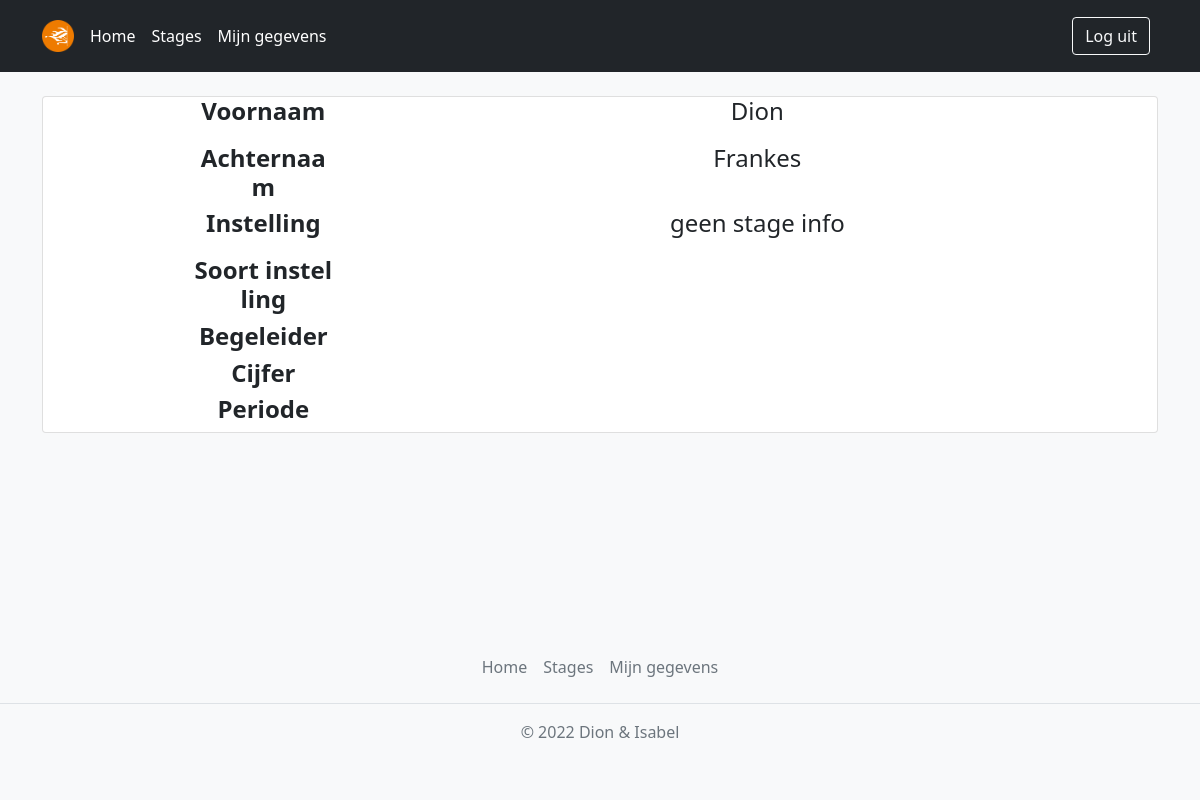
Page /stageGegevens (signed in) on the earlier database version.
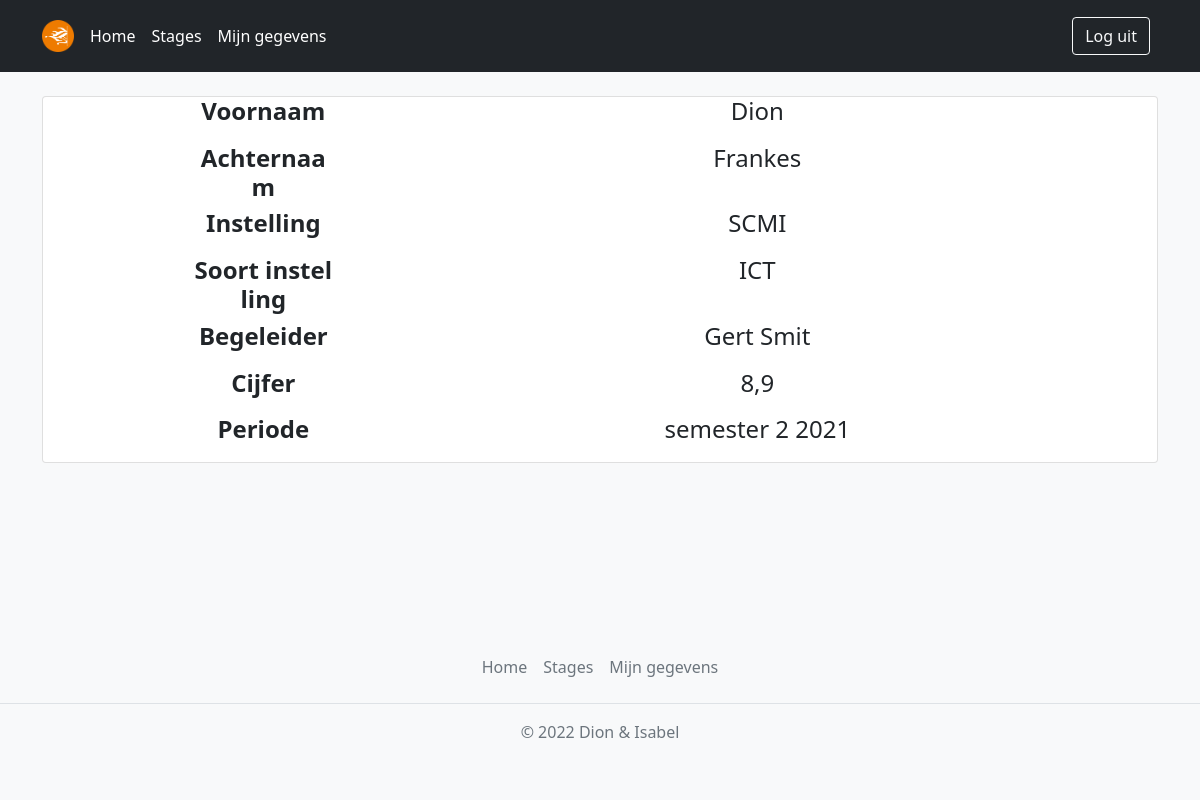
Same page on the later database version.
### tables this page shows
CREATE TABLE "instelling" (
	"ID"	INTEGER NOT NULL UNIQUE,
	"instellingNaam"	TEXT NOT NULL UNIQUE,
	"instellingType"	TEXT NOT NULL CHECK("instellingType" = "ICT" OR "instellingType" = "Marketing"),
	PRIMARY KEY("ID" AUTOINCREMENT)
);

CREATE TABLE "begleider" (
	"ID"	INTEGER NOT NULL UNIQUE,
	"voornaam"	TEXT NOT NULL,
	"achternaam"	TEXT NOT NULL,
	"password"	TEXT NOT NULL,
	PRIMARY KEY("ID" AUTOINCREMENT)
);

CREATE TABLE "stage" (
	"id"	INTEGER NOT NULL UNIQUE,
	"student_ID"	INTEGER NOT NULL,
	"instelling_ID"	INTEGER NOT NULL,
	"begleider_ID"	INTEGER NOT NULL,
	"cijfer"	NUMERIC NOT NULL CHECK("cijfer" >= 0 OR "cijfer" <= 10),
	"periode"	TEXT NOT NULL,
	FOREIGN KEY("instelling_ID") REFERENCES "instelling"("ID"),
	FOREIGN KEY("begleider_ID") REFERENCES "begleider"("ID"),
	FOREIGN KEY("student_ID") REFERENCES "student"("student_ID"),
	PRIMARY KEY("id" AUTOINCREMENT)
);

### app.py (the view)
@app.route('/stageGegevens')
def stage_gegevens():
    if 'voornaam' in session:
        loggedIn=True
        loggedInUser=session['voornaam']
    else:
        loggedIn=False
        loggedInUser="niet ingelogd"
    if session['begleider']:
        begleider = True
    else:
        begleider = False
    if loggedIn and begleider != True:
        student_ID = session['student_ID'][0][0]
        stageGegevens = do_database(f"SELECT ins.instellingNaam, ins.instellingType, beg.voornaam, beg.achternaam, st.cijfer, st.periode FROM stage AS st JOIN instelling AS ins ON st.instelling_ID = ins.ID JOIN begleider AS beg ON st.begleider_ID = beg.ID WHERE student_ID = '{student_ID}'")
        for i in range(0, len(stageGegevens)):
            for j in range(0, len(stageGegevens[i])):
                if stageGegevens[i][j] == " " or stageGegevens[i][j] == "" or stageGegevens[i][j] == "NULL":
                    y = list(stageGegevens[i])
                    y[j] = "geen info"
                    stageGegevens[i] = tuple(y)
        if stageGegevens == []:
            stageGegevens = [('geen stage info', '')]
        return render_template('stageGegevens.html', loggedInUser=loggedInUser, loggedIn=loggedIn, stageGegevens=stageGegevens)
    elif begleider:
        stageGegevens = [('geen stage info voor een begleider', '')]
        return render_template('stageGegevens.html', loggedInUser=loggedInUser, loggedIn=loggedIn, stageGegevens=stageGegevens)
        pass
    elif loggedIn!=True:
        return render_template('nietIngelogd.html')

### database.py (called while the page is built)
def do_database(query):
    try:
        connection = sqlite3.connect('database.db')
        cursor = connection.cursor()
        cursor.execute(query)
        connection.commit()
        results = cursor.fetchall()
        return results
    except:
        return []
    finally:
        cursor.close()
        connection.close()

### templates/stageGegevens.html (shortened to what this page needs)
{% extends "base.html" %}
{% block content %}
<br>
<div style="display:block; padding-bottom: 8px;">
    <div class="card card-wide">
        <div class="card-block  cf cf-both">
            <div class="row">
                <div class="col-xs-12">
                    <div class="profile-details" style="padding-left: 150px">
                        <div class="row cf cf-right">
                            <div class="col-sm-2 profile-label"><strong><h4>Voornaam</strong></h4></div>
                            <div class="col-sm-10" style="padding-bottom: 10px;"><h4>{{session['voornaam']}}</h4></div>
                        </div>
                        <div class="row cf cf-right">
                            <div class="col-sm-2 profile-label"><strong><h4>Achternaam</strong></h4></div>
                            <div class="col-sm-10" style="padding-bottom: 10px;"><h4>{{session['achternaam']}}</h4></div>
                        </div>
                        <div class="row cf cf-right">
                            <div class="col-sm-2 profile-label"><strong><h4>Instelling</strong></h4></div>
                            <div class="col-sm-10" style="padding-bottom: 10px;"><h4>{{stageGegevens[0][0]}}</h4></div>
                        </div>
                        <div class="row cf cf-right">
                            <div class="col-sm-2 profile-label"><strong><h4>Soort&nbsp;instelling</strong></h4></div>
                            <div class="col-sm-10" style="padding-bottom: 10px;"><h4>{{stageGegevens[0][1]}}</h4></div>
                        </div>
                        <div class="row cf cf-right">
                            <div class="col-sm-2 profile-label"><strong><h4>Begeleider</strong></h4></div>
                            <div class="col-sm-10" style="padding-bottom: 10px;"><h4>{{stageGegevens[0][2]}} {{stageGegevens[0][3]}}</h4></div>
                        </div>
                        <div class="row cf cf-right">
                            <div class="col-sm-2 profile-label"><strong><h4>Cijfer</strong></h4></div>
                            <div class="col-sm-10" style="padding-bottom: 10px;"><h4>{{stageGegevens[0][4]}}</h4></div>
                        </div>
                        <div class="row cf cf-right">
                            <div class="col-sm-2 profile-label" ><strong><h4>Periode</strong></h4></div>
                            <div class="col-sm-10" style="padding-bottom: 10px;"><h4>{{stageGegevens[0][5]}}</h4></div>
                        </div>
                    </div>
                </div>
            </div>
        </div>
    </div>
</div>
{% endblock %}

Differences in the rows shown:
now on this page (row unchanged): instelling: instellingNaam "SCMI", instellingType "ICT"
now on this page (row unchanged): begleider: voornaam "Gert", achternaam "Smit"
added stage: cijfer "8,9", periode "semester 2 2021"
Other differences:
{{ stageGegevens[0][0] }}: "geen stage info" → (not shown)
